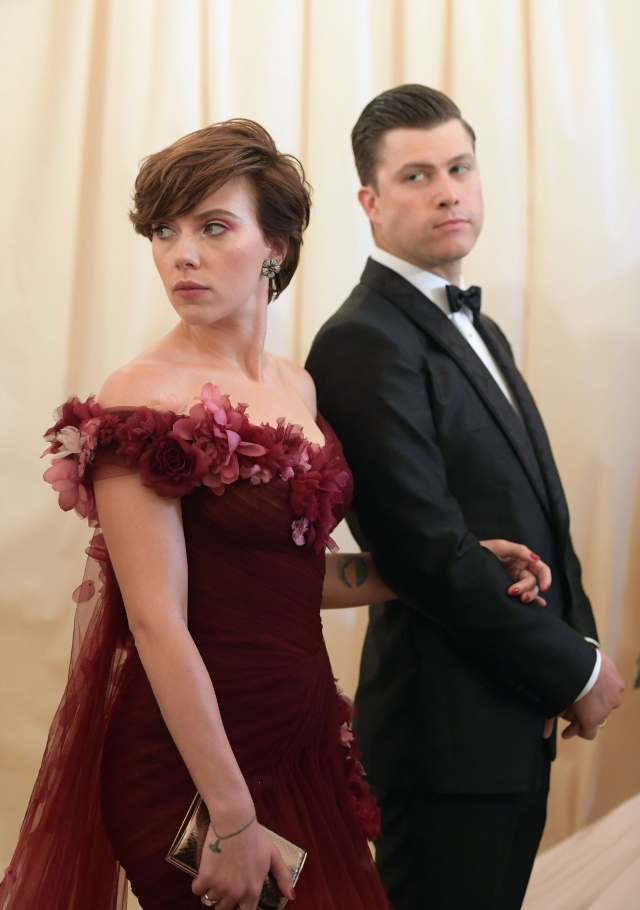
#> input picture Unidad-2/Creación-de-Dataset-híbrido/ProyectoRostros/data/01_raw/famososSinProcesar/Scarlett_Johansson/000002.jpg, 1280 x 1819 px, given in place of the camera (shown at 1/2 size)
$ python captura_rostros.py
#> lines starting #> are read from the running program, lines starting #| are printed output that depends on the picture; after the words box and inside, x2 and y2 are one past the last pixel; in counts of white or black regions, pixels touching at a corner belong together
import cv2
import os
import time

dataset_dir = '../data/02_processed'
nombre_persona = 'Alumno_Francisco'
ruta_completa = os.path.join(dataset_dir, nombre_persona)
fotos_maximas = 300

os.makedirs(ruta_completa, exist_ok=True)

#Detector facial Haar Cascade
#Modelo preentrenado para detectar rostros frontales
face_cascade = cv2.CascadeClassifier(
    cv2.data.haarcascades + 'haarcascade_frontalface_default.xml'
)
#abrir la camara web
cap = cv2.VideoCapture(0)

contador = 0
ultimo_guardado = 0
intervalo = 0.3  # segundos entre capturas

print(f"Iniciando captura para {nombre_persona}")

while True:
    ret, frame = cap.read()
#> frame is the input picture: shape (1819, 1280, 3); mean B, G, R 104.6, 116.2, 139.5
    if not ret:
        break
    #Conversión a escala de grises
    #Reduce procesamiento y mejora detección facial
    gray = cv2.cvtColor(frame, cv2.COLOR_BGR2GRAY)
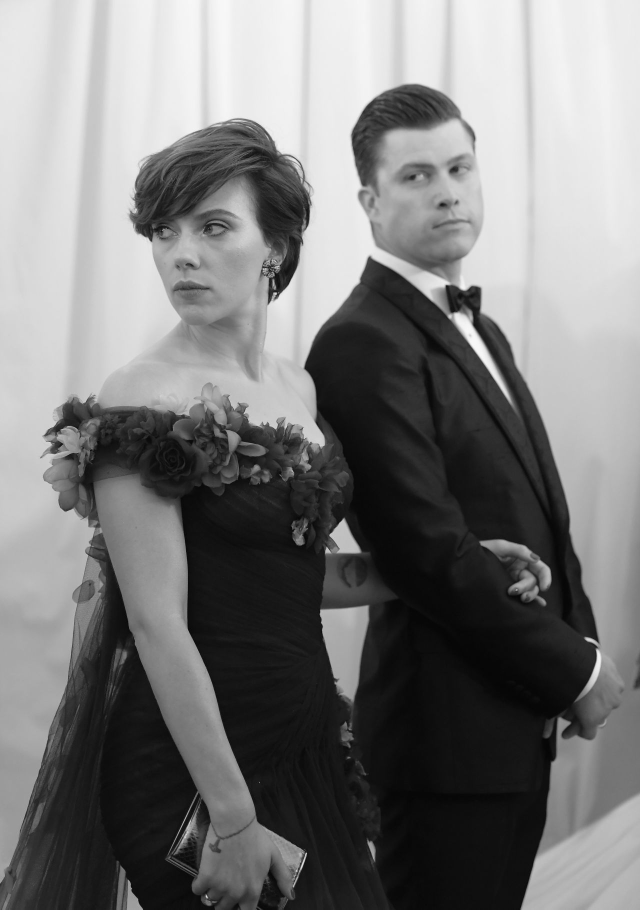
#> gray: shape (1819, 1280) (shown at 1/2 size); min 2, max 252, mean 121.8

    #Detecta las caras dentro del frame
    rostros = face_cascade.detectMultiScale(
        gray,
        scaleFactor=1.2,
        minNeighbors=5,
        minSize=(80, 80)
    )
#> rostros = [[760, 246, 252, 252], [215, 326, 333, 333]]

    #Recorte del rostro
    for (x, y, w, h) in rostros:
        cv2.rectangle(frame, (x, y), (x+w, y+h), (0, 255, 0), 2)

        if time.time() - ultimo_guardado >= intervalo:
            #Extrae únicamente la región facial
            rostro = gray[y:y+h, x:x+w]
            #Mejora de iluminación y contraste
            rostro = cv2.equalizeHist(rostro)
            #Todas las imágenes quedan del mismo tamaño para el entrenamiento
            rostro = cv2.resize(rostro, (160, 160))

            ruta = os.path.join(ruta_completa, f"rostro_{contador}.jpg")
            #Guarda automáticamente cada rostro capturado
            cv2.imwrite(ruta, rostro)

            contador += 1
            ultimo_guardado = time.time()

            print(f"Foto {contador}/{fotos_maximas}")
#> this loop made 2 passes
#> (x, y, w, h, contador) on pass 1: (760, 246, 252, 252, 1)
#| Foto 1/300
#> pass 1, `rostro = gray[y:y+h, x:x+w]`:
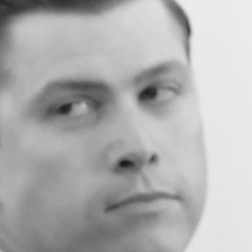
#> rostro: shape (252, 252); min 23, max 237, mean 176.1
#> pass 1, `rostro = cv2.equalizeHist(rostro)`:
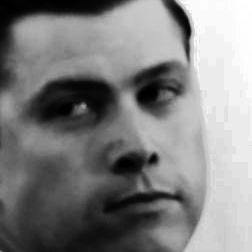
#> rostro: shape (252, 252); min 0, max 255, mean 128.8
#> after the loop:
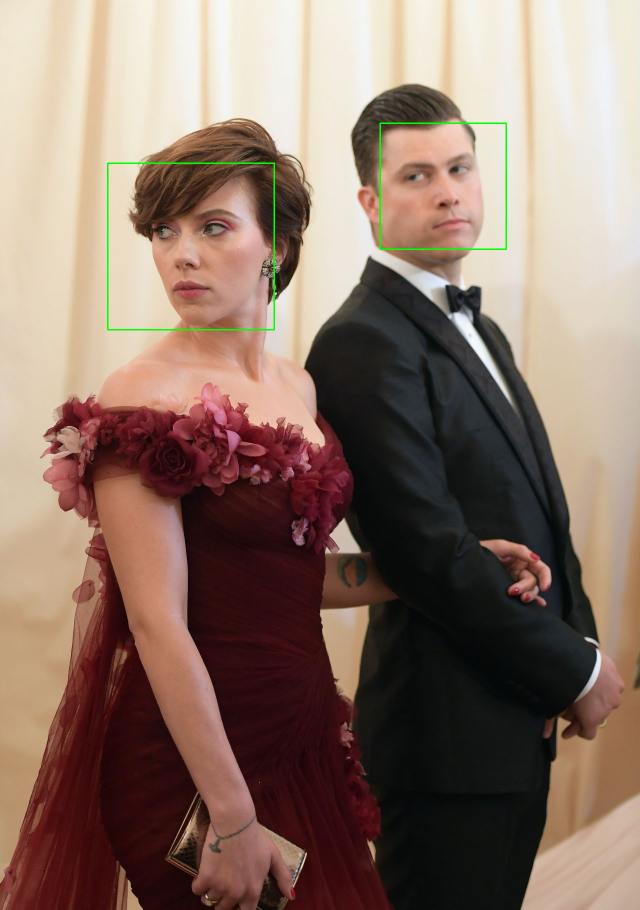
#> frame: shape (1819, 1280, 3) (shown at 1/2 size); 0.3% of pixels changed, all inside (x1, y1, x2, y2) = (214, 245, 1014, 661)
#> after the loop, contador = 1; ultimo_guardado = 1.8e+09

    cv2.imshow("Captura Dataset", frame)

    tecla = cv2.waitKey(1)
#> (key Esc is pressed here)
    if tecla == 27 or contador >= fotos_maximas:
        break

cap.release()
cv2.destroyAllWindows()

print("Captura finalizada.")

$ run again, on Unidad-2/Creación-de-Dataset-híbrido/ProyectoRostros/data/01_raw/famososSinProcesar/Scarlett_Johansson/000015.jpg
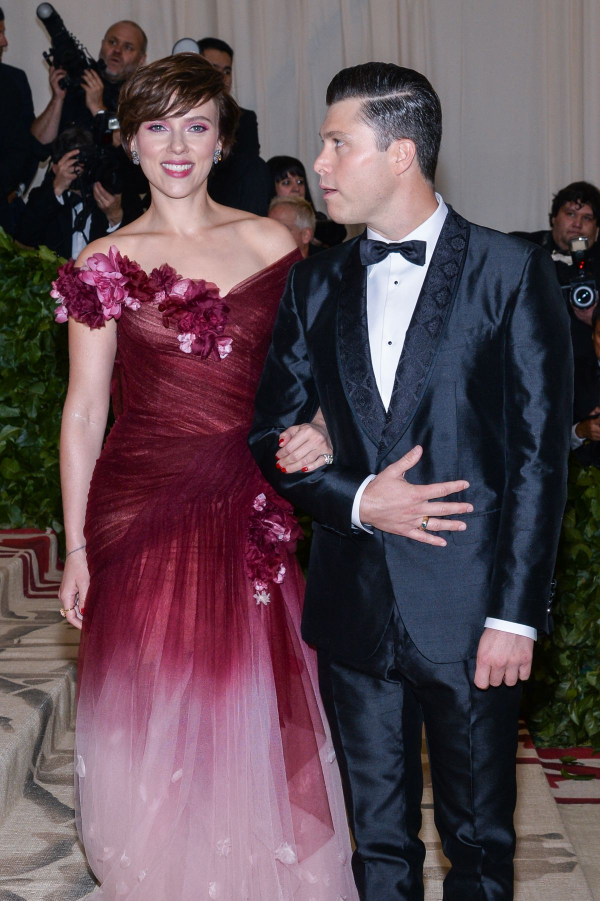
#> input picture Unidad-2/Creación-de-Dataset-híbrido/ProyectoRostros/data/01_raw/famososSinProcesar/Scarlett_Johansson/000015.jpg, 1200 x 1802 px, given in place of the camera (shown at 1/2 size)
#> frame is the input picture: shape (1802, 1200, 3); mean B, G, R 82.2, 74.1, 92.6
#> rostros = [[258, 184, 199, 199], [584, 189, 253, 253]]
#> the loop `for (x, y, w, h) in rostros:` made 2 passes
#> (x, y, w, h, contador) on pass 1: (258, 184, 199, 199, 1)
#> (printed output is left out)
#> pass 1, `rostro = cv2.resize(rostro, (160, 160))`:
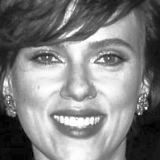
#> rostro: shape (160, 160); min 0, max 255, mean 128.2
#> after the loop `for (x, y, w, h) in rostros:`:
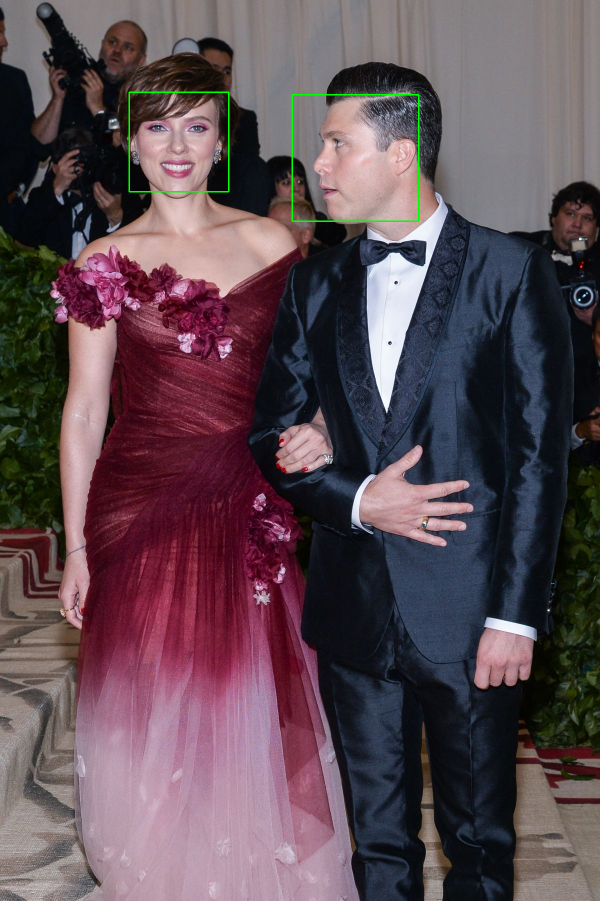
#> frame: shape (1802, 1200, 3) (shown at 1/2 size); 0.25% of pixels changed, all inside (x1, y1, x2, y2) = (257, 183, 839, 444)
#> after the loop `for (x, y, w, h) in rostros:`: contador = 1; ultimo_guardado = 1.8e+09

$ run again, on Unidad-2/Creación-de-Dataset-híbrido/ProyectoRostros/data/01_raw/famososSinProcesar/Scarlett_Johansson/000018.jpg
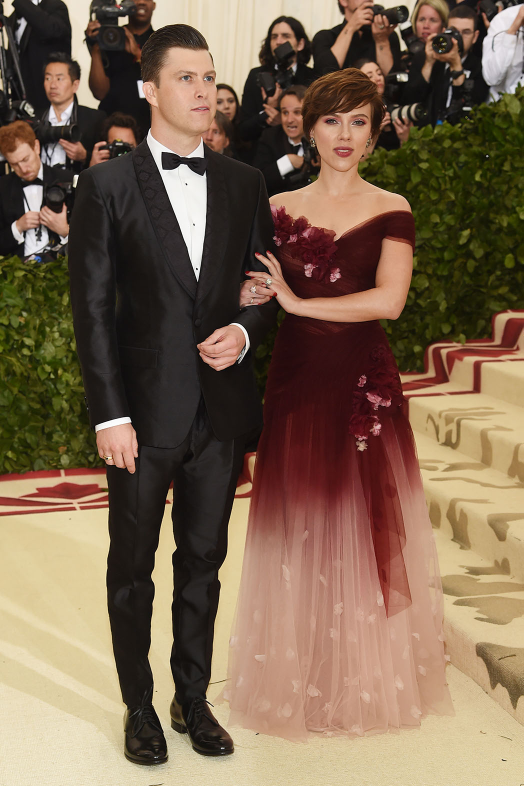
#> input picture Unidad-2/Creación-de-Dataset-híbrido/ProyectoRostros/data/01_raw/famososSinProcesar/Scarlett_Johansson/000018.jpg, 1047 x 1572 px, given in place of the camera (shown at 1/2 size)
#> frame is the input picture: shape (1572, 1047, 3); mean B, G, R 79.9, 101.1, 123
#> rostros = [[68, 122, 86, 86], [538, 189, 86, 86], [620, 194, 140, 140], [315, 101, 156, 156], [296, 276, 141, 141]]
#> the loop `for (x, y, w, h) in rostros:` made 5 passes
#> (x, y, w, h, contador) on pass 1: (68, 122, 86, 86, 1)
#> (printed output is left out)
#> pass 1, `rostro = cv2.equalizeHist(rostro)`:
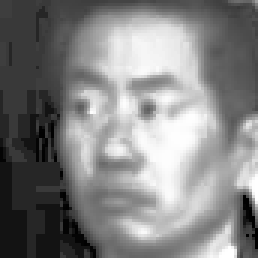
#> rostro: shape (86, 86) (shown 3 times larger); min 0, max 255, mean 130
#> after the loop `for (x, y, w, h) in rostros:`:
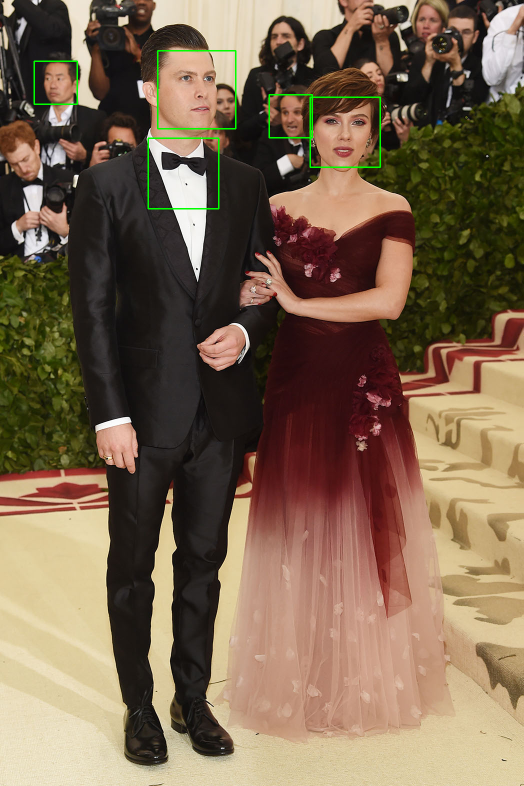
#> frame: shape (1572, 1047, 3) (shown at 1/2 size); 0.44% of pixels changed, all inside (x1, y1, x2, y2) = (67, 100, 762, 419)
#> after the loop `for (x, y, w, h) in rostros:`: contador = 1; ultimo_guardado = 1.8e+09
